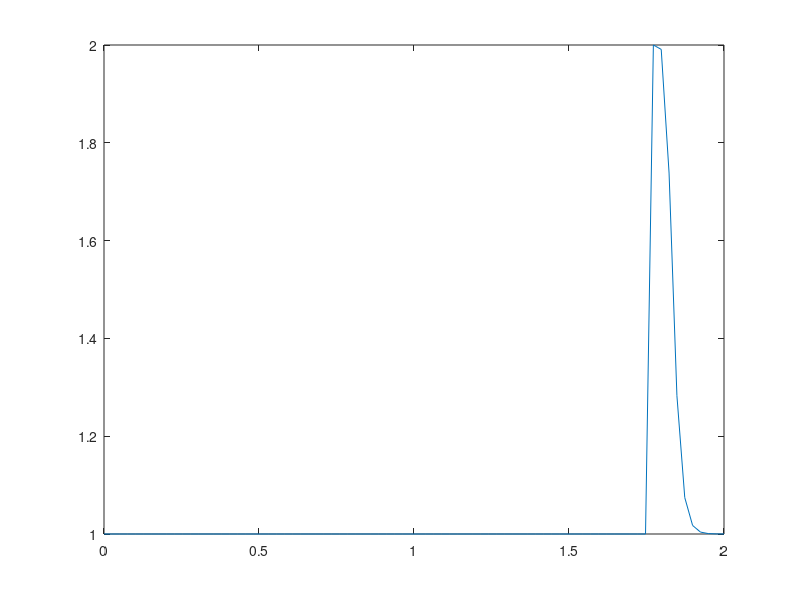

This chart was generated by the following MATLAB code:
%% -------------- Step Two Lorena A. Barba - CFD ----------------------- %%
%               1-D Non-Linear Convection - du/dt+udu/dx=0
clear
clc
close all

% Initialization
x_lower = 0;
x_upper = 2;
nx = 80;
dx = (x_upper-x_lower)/(nx-1);
x = linspace(x_lower,x_upper,nx);
nt = 50;
sigma = 0.5;
dt = sigma*dx;
c = 1;

% Boundary Conditions
u = ones(1,nx);
for i = 1:length(u)
    if x(i) >= 0.5 && x(i) <= 1
        u(i) = 2;
    end
end

for i = 1:nt
    un = u;
    for j = 2:nx
        u(j) = un(j) - u(j)*(dt/dx)*(un(j)-un(j-1)); 
    end
    pause(0.1)
    plot(x,u)
    axis([0 2 1 2])
end
